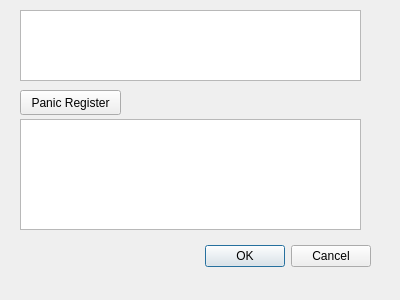
<?xml version="1.0" encoding="UTF-8"?>
<ui version="4.0">
 <class>decoderDlg</class>
 <widget class="QDialog" name="decoderDlg">
  <property name="geometry">
   <rect>
    <x>0</x>
    <y>0</y>
    <width>400</width>
    <height>300</height>
   </rect>
  </property>
  <property name="windowTitle">
   <string>Decoder</string>
  </property>
  <widget class="QDialogButtonBox" name="buttonBox">
   <property name="geometry">
    <rect>
     <x>30</x>
     <y>240</y>
     <width>341</width>
     <height>32</height>
    </rect>
   </property>
   <property name="orientation">
    <enum>Qt::Horizontal</enum>
   </property>
   <property name="standardButtons">
    <set>QDialogButtonBox::Cancel|QDialogButtonBox::Ok</set>
   </property>
  </widget>
  <widget class="QTextEdit" name="inputTextEdit">
   <property name="geometry">
    <rect>
     <x>20</x>
     <y>10</y>
     <width>341</width>
     <height>71</height>
    </rect>
   </property>
  </widget>
  <widget class="QPushButton" name="panicregPushButton">
   <property name="geometry">
    <rect>
     <x>20</x>
     <y>90</y>
     <width>101</width>
     <height>25</height>
    </rect>
   </property>
   <property name="text">
    <string>Panic Register</string>
   </property>
  </widget>
  <widget class="QTextEdit" name="outputTextEdit">
   <property name="geometry">
    <rect>
     <x>20</x>
     <y>119</y>
     <width>341</width>
     <height>111</height>
    </rect>
   </property>
  </widget>
 </widget>
 <resources/>
 <connections>
  <connection>
   <sender>buttonBox</sender>
   <signal>accepted()</signal>
   <receiver>decoderDlg</receiver>
   <slot>accept()</slot>
   <hints>
    <hint type="sourcelabel">
     <x>248</x>
     <y>254</y>
    </hint>
    <hint type="destinationlabel">
     <x>157</x>
     <y>274</y>
    </hint>
   </hints>
  </connection>
  <connection>
   <sender>buttonBox</sender>
   <signal>rejected()</signal>
   <receiver>decoderDlg</receiver>
   <slot>reject()</slot>
   <hints>
    <hint type="sourcelabel">
     <x>316</x>
     <y>260</y>
    </hint>
    <hint type="destinationlabel">
     <x>286</x>
     <y>274</y>
    </hint>
   </hints>
  </connection>
 </connections>
</ui>
